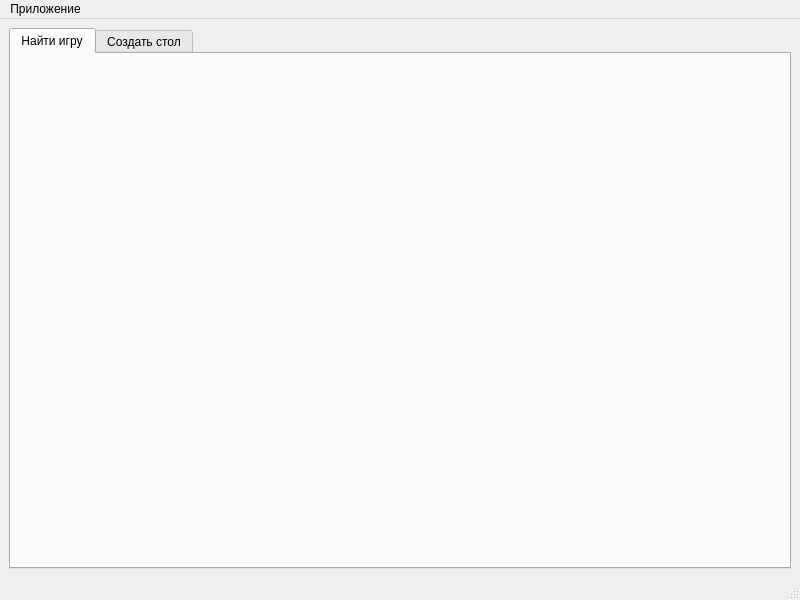
<?xml version="1.0" encoding="UTF-8"?>
<ui version="4.0">
 <class>MainWindow</class>
 <widget class="QMainWindow" name="MainWindow">
  <property name="geometry">
   <rect>
    <x>0</x>
    <y>0</y>
    <width>800</width>
    <height>600</height>
   </rect>
  </property>
  <property name="windowTitle">
   <string>D&amp;D Launcher</string>
  </property>
  <widget class="QWidget" name="centralwidget">
   <layout class="QVBoxLayout" name="verticalLayout">
    <item>
     <widget class="QTabWidget" name="tabs">
      <property name="currentIndex">
       <number>0</number>
      </property>
      <widget class="ScannerPage" name="scannerPage">
       <attribute name="title">
        <string>Найти игру</string>
       </attribute>
      </widget>
      <widget class="DmPage" name="dmPage">
       <attribute name="title">
        <string>Создать стол</string>
       </attribute>
      </widget>
     </widget>
    </item>
   </layout>
  </widget>
  <widget class="QMenuBar" name="menubar">
   <property name="geometry">
    <rect>
     <x>0</x>
     <y>0</y>
     <width>800</width>
     <height>33</height>
    </rect>
   </property>
   <widget class="QMenu" name="menu">
    <property name="title">
     <string>Приложение</string>
    </property>
    <addaction name="action_update"/>
    <addaction name="action_about"/>
    <addaction name="action_qt"/>
   </widget>
   <addaction name="menu"/>
  </widget>
  <widget class="QStatusBar" name="statusbar"/>
  <action name="action_update">
   <property name="text">
    <string>Проверить обновления</string>
   </property>
  </action>
  <action name="action_about">
   <property name="text">
    <string>О программе</string>
   </property>
  </action>
  <action name="action_qt">
   <property name="text">
    <string>О PySide6</string>
   </property>
  </action>
 </widget>
 <customwidgets>
  <customwidget>
   <class>ScannerPage</class>
   <extends>QWidget</extends>
   <header location="global">gui.launcher.scanner</header>
   <container>1</container>
  </customwidget>
  <customwidget>
   <class>DmPage</class>
   <extends>QWidget</extends>
   <header location="global">gui.launcher.dm</header>
   <container>1</container>
  </customwidget>
 </customwidgets>
 <resources/>
 <connections/>
</ui>
